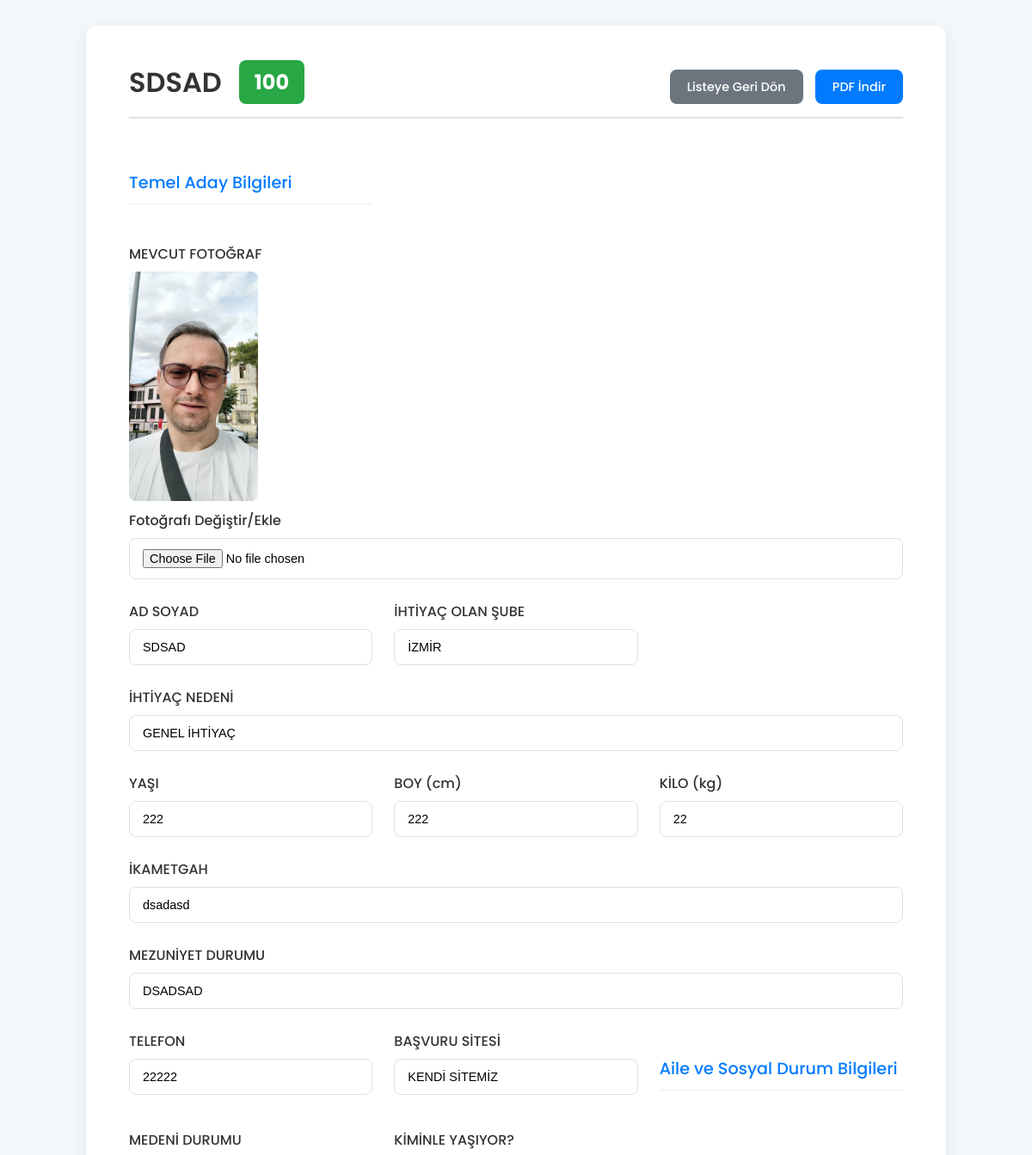
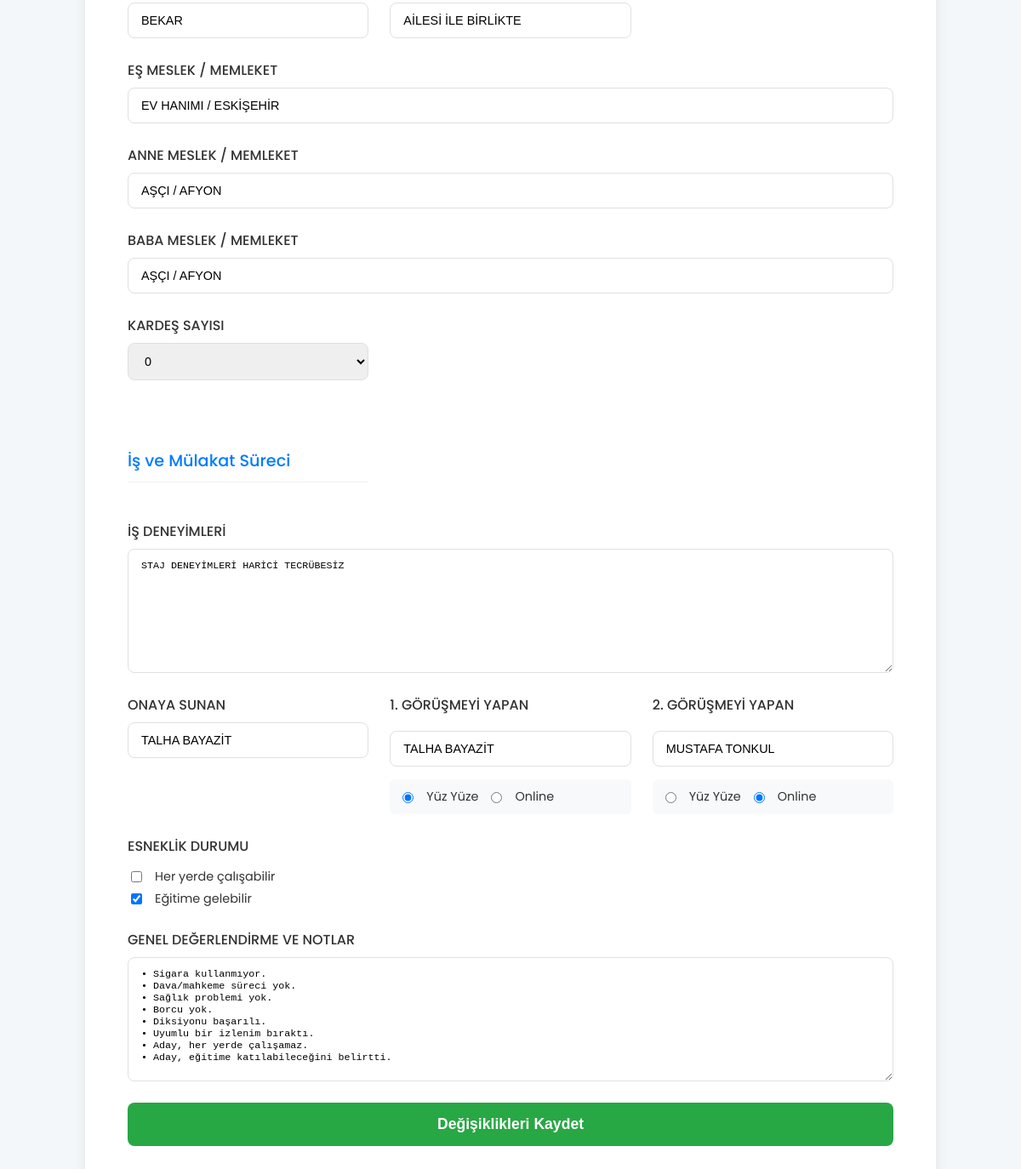
The page /aday/21 on the database its author committed (2 pictures, top to bottom).
### tables this page shows
CREATE TABLE adaylar (
                id INTEGER PRIMARY KEY AUTOINCREMENT,
                ad_soyad TEXT NOT NULL,
                ihtiyac_sube TEXT,
                ihtiyac_nedeni TEXT,
                yas TEXT,
                boy TEXT,
                kilo TEXT,
                medeni_durum TEXT,
                ikametgah TEXT,
                mezuniyet TEXT,
                telefon TEXT,
                basvuru_sitesi TEXT,
                is_deneyimi TEXT,
                onaya_sunan TEXT,
                gorusme1_yapan TEXT,
                gorusme2_yapan TEXT,
                genel_notlar TEXT,
                foto_path TEXT,
                olusturma_tarihi TIMESTAMP DEFAULT CURRENT_TIMESTAMP
            , kiminle_yasiyor TEXT, es_bilgisi TEXT, anne_bilgisi TEXT, baba_bilgisi TEXT, kardes_bilgisi TEXT, her_yerde_calisabilir TEXT, egitime_gelebilir TEXT, gorusme1_tipi TEXT, gorusme2_tipi TEXT, kardes1_meslek TEXT, kardes2_meslek TEXT, kardes3_meslek TEXT, kardes4_meslek TEXT, kardes5_meslek TEXT);

### app.py (the view)
@app.route('/aday/<int:aday_id>')
def aday_detay(aday_id):
    aday_raw = get_aday(aday_id)
    if aday_raw is None: return "Aday bulunamadı!", 404
    aday = dict(aday_raw)
    aday['skor'] = calculate_score(aday)
    aday_json = jsonify(aday).get_data(as_text=True)
    return render_template('detay.html', aday=aday, aday_json=aday_json)

### app.py (called while the page is built)
def calculate_score(aday):
    if not aday or not aday['genel_notlar']: return 0
    score = 50
    notes = aday['genel_notlar'].lower()
    if "diksiyonu başarılı" in notes: score += 15
    if "hitabeti başarılı" in notes: score += 15
    if "uyumlu bir izlenim" in notes: score += 10
    if "enerjisi pozisyon için uygun" in notes: score += 10
    if "dava/mahkeme süreci yok" in notes: score += 10
    if "çalışmasına engel bir durumu yok" in notes: score += 10
    if "sigara kullanmıyor" in notes: score += 5
    if "sağlık problemi yok" in notes: score += 5
    if "borcu yok" in notes: score += 5
    if "dava/mahkeme süreci var" in notes: score -= 20
    if "sağlık problemi var" in notes: score -= 10
    if "borcu var" in notes: score -= 5
    return max(0, score)

def get_db_connection():
    conn = sqlite3.connect(DATABASE)
    conn.row_factory = sqlite3.Row
    return conn

def get_aday(aday_id):
    conn = get_db_connection()
    aday = conn.execute('SELECT * FROM adaylar WHERE id = ?', (aday_id,)).fetchone()
    conn.close()
    return aday

### templates/detay.html (shortened to what this page needs)
<!DOCTYPE html>
<html lang="tr">
<head>
</head>
<body>
    <div class="container">
        <div class="header">
            <div class="header-title">
                <h1>{{ aday.ad_soyad }}</h1>
                {% if aday.skor >= 70 %}<div class="score-badge score-high">{{ aday.skor }}</div>
                {% elif aday.skor >= 40 %}<div class="score-badge score-medium">{{ aday.skor }}</div>
                {% else %}<div class="score-badge score-low">{{ aday.skor }}</div>{% endif %}
            </div>
            <div class="header-actions">
                <a href="{{ url_for('aday_listesi') }}" class="btn-back">Listeye Geri Dön</a>
                <a href="{{ url_for('aday_pdf', aday_id=aday.id) }}" class="btn-pdf">PDF İndir</a>
            </div>
        </div>
        <form action="{{ url_for('aday_duzenle', aday_id=aday.id) }}" method="post" enctype="multipart/form-data">
            <h3>Temel Aday Bilgileri</h3>
            <div class="form-group full-width">
                <label>MEVCUT FOTOĞRAF</label>
                {% if aday.foto_path %}<img src="{{ url_for('uploaded_file', filename=aday.foto_path) }}" alt="Aday Fotoğrafı" style="max-width: 150px; border-radius: 8px; margin-bottom: 10px;">
                {% else %}<p>Mevcut fotoğraf yok.</p>{% endif %}
                <label for="foto">Fotoğrafı Değiştir/Ekle</label><input type="file" id="foto" name="foto" accept="image/*">
            </div>
            <div class="form-group"><label>AD SOYAD</label><input type="text" name="ad_soyad" value="{{ aday.ad_soyad }}" required></div>
            <div class="form-group"><label>İHTİYAÇ OLAN ŞUBE</label><input type="text" name="ihtiyac_sube" value="{{ aday.ihtiyac_sube }}"></div>
            <div class="form-group full-width"><label>İHTİYAÇ NEDENİ</label><input type="text" name="ihtiyac_nedeni" value="{{ aday.ihtiyac_nedeni }}"></div>
            <div class="form-group"><label>YAŞI</label><input type="number" name="yas" value="{{ aday.yas }}"></div>
            <div class="form-group"><label>BOY (cm)</label><input type="text" name="boy" value="{{ aday.boy }}"></div>
            <div class="form-group"><label>KİLO (kg)</label><input type="text" name="kilo" value="{{ aday.kilo }}"></div>
            <div class="form-group full-width"><label>İKAMETGAH</label><input type="text" name="ikametgah" value="{{ aday.ikametgah }}"></div>
            <div class="form-group full-width"><label>MEZUNİYET DURUMU</label><input type="text" name="mezuniyet" value="{{ aday.mezuniyet }}"></div>
            <div class="form-group"><label>TELEFON</label><input type="tel" name="telefon" value="{{ aday.telefon }}"></div>
            <div class="form-group"><label>BAŞVURU SİTESİ</label><input type="text" name="basvuru_sitesi" value="{{ aday.basvuru_sitesi }}"></div>
            <h3>Aile ve Sosyal Durum Bilgileri</h3>
            <div class="form-group"><label>MEDENİ DURUMU</label><input type="text" name="medeni_durum" value="{{ aday.medeni_durum }}"></div>
            <div class="form-group"><label>KİMİNLE YAŞIYOR?</label><input type="text" name="kiminle_yasiyor" value="{{ aday.kiminle_yasiyor or '' }}"></div>
            <div class="form-group full-width"><label>EŞ MESLEK / MEMLEKET</label><input type="text" name="es_bilgisi" value="{{ aday.es_bilgisi or '' }}"></div>
            <div class="form-group full-width"><label>ANNE MESLEK / MEMLEKET</label><input type="text" name="anne_bilgisi" value="{{ aday.anne_bilgisi or '' }}"></div>
            <div class="form-group full-width"><label>BABA MESLEK / MEMLEKET</label><input type="text" name="baba_bilgisi" value="{{ aday.baba_bilgisi or '' }}"></div>
             <div class="form-group">
                <label for="kardes_sayisi">KARDEŞ SAYISI</label>
                <select id="kardes_sayisi" name="kardes_sayisi" style="padding: 12px 15px;">
                    <option value="0">0</option><option value="1">1</option><option value="2">2</option>
                </select>
            </div>
             <h3>İş ve Mülakat Süreci</h3>
            <div class="form-group full-width"><label>İŞ DENEYİMLERİ</label><textarea name="is_deneyimi">{{ aday.is_deneyimi }}</textarea></div>
            <div class="form-group"><label>ONAYA SUNAN</label><input type="text" name="onaya_sunan" value="{{ aday.onaya_sunan }}" required></div>
            <div class="form-group interview-group">
                <label for="gorusme1_yapan">1. GÖRÜŞMEYİ YAPAN</label>
                <input type="text" id="gorusme1_yapan" name="gorusme1_yapan" value="{{ aday.gorusme1_yapan or '' }}">
                <div class="interview-type radio-group">
                    <input type="radio" id="g1_yy" name="gorusme1_tipi" value="Yüz Yüze" {% if aday.gorusme1_tipi == 'Yüz Yüze' or not aday.gorusme1_tipi %}checked{% endif %}><label for="g1_yy">Yüz Yüze</label>
                    <input type="radio" id="g1_on" name="gorusme1_tipi" value="Online" {% if aday.gorusme1_tipi == 'Online' %}checked{% endif %}><label for="g1_on">Online</label>
                </div>
            </div>
            <div class="form-group interview-group">
                <label for="gorusme2_yapan">2. GÖRÜŞMEYİ YAPAN</label>
                <input type="text" id="gorusme2_yapan" name="gorusme2_yapan" value="{{ aday.gorusme2_yapan or '' }}">
                <div class="interview-type radio-group">
                    <input type="radio" id="g2_yy" name="gorusme2_tipi" value="Yüz Yüze" {% if aday.gorusme2_tipi == 'Yüz Yüze' or not aday.gorusme2_tipi %}checked{% endif %}><label for="g2_yy">Yüz Yüze</label>
                    <input type="radio" id="g2_on" name="gorusme2_tipi" value="Online" {% if aday.gorusme2_tipi == 'Online' %}checked{% endif %}><label for="g2_on">Online</label>
                </div>
            </div>
            <div class="form-group full-width">
                <label>ESNEKLİK DURUMU</label>
                <div class="checkbox-group"><input type="checkbox" id="her_yerde_calisabilir" name="her_yerde_calisabilir" {% if aday.her_yerde_calisabilir == 'Evet' %}checked{% endif %}><label for="her_yerde_calisabilir">Her yerde çalışabilir</label></div>
                <div class="checkbox-group"><input type="checkbox" id="egitime_gelebilir" name="egitime_gelebilir" {% if aday.egitime_gelebilir == 'Evet' %}checked{% endif %}><label for="egitime_gelebilir">Eğitime gelebilir</label></div>
            </div>
            <div class="form-group full-width"><label>GENEL DEĞERLENDİRME VE NOTLAR</label><textarea name="genel_notlar">{{ aday.genel_notlar }}</textarea></div>
            <button type="submit" class="full-width submit-btn">Değişiklikleri Kaydet</button>
        </form>
    </div>
</body>
</html>

### templates/detay.html (style rules this page uses)
:root { --primary-color: #007bff; --secondary-color: #28a745; --danger-color: #dc3545; --warning-color: #ffc107; --text-color: #333; --light-bg: #f4f7f9; --border-color: #e0e0e0; --shadow-light: 0 4px 15px rgba(0, 0, 0, 0.08); }
body { font-family: 'Poppins', sans-serif; background-color: var(--light-bg); margin: 0; padding: 30px 0; }
.container { background-color: #ffffff; padding: 40px 50px; border-radius: 12px; box-shadow: var(--shadow-light); width: 100%; max-width: 900px; margin: auto; }
.header { display: flex; justify-content: space-between; align-items: center; margin-bottom: 30px; padding-bottom: 15px; border-bottom: 2px solid var(--border-color); flex-wrap: wrap; }
.header-title { display: flex; align-items: center; gap: 20px; }
h1 { color: var(--text-color); font-weight: 600; font-size: 2em; margin: 0; }
h3 { font-size: 1.2em; color: var(--primary-color); border-bottom: 1px solid #eee; padding-bottom: 10px; margin-top: 30px; margin-bottom: 20px; font-weight: 500; }
.header-actions { margin-top: 10px; }
.header-actions a { text-decoration: none; padding: 10px 20px; border-radius: 8px; color: white; margin-left: 10px; font-weight: 500; font-size: 0.9em; border: none; cursor: pointer; }
.header-actions .btn-pdf { background-color: var(--primary-color); }
.header-actions .btn-back { background-color: #6c757d; }
form { display: grid; grid-template-columns: repeat(auto-fit, minmax(280px, 1fr)); gap: 25px; }
.form-group { display: flex; flex-direction: column; }
label { margin-bottom: 8px; font-weight: 500; color: var(--text-color); }
input:not([type="checkbox"]):not([type="radio"]), select, textarea { padding: 12px 15px; border: 1px solid var(--border-color); border-radius: 8px; font-size: 0.9em; }
textarea { resize: vertical; min-height: 120px; }
.full-width { grid-column: 1 / -1; }
.checkbox-group, .radio-group { display: flex; align-items: center; gap: 10px; padding-top: 5px; }
.checkbox-group label, .radio-group label { margin-bottom: 0; font-weight: 400; font-size: 0.9em; }
.checkbox-group input, .radio-group input { margin-right: 5px; }
.interview-group { display: flex; flex-direction: column; gap: 10px; }
.interview-type { background: #f8f9fa; padding: 10px; border-radius: 6px; margin-top: 5px; }
.submit-btn { background-color: var(--secondary-color); color: white; border: none; padding: 15px; font-size: 1.1em; cursor: pointer; border-radius: 8px; font-weight: 600; }
.score-badge { padding: 8px 18px; border-radius: 8px; color: white; font-weight: 700; font-size: 1.5em; text-align: center; }
.score-high { background-color: var(--secondary-color); }

### rows shown on the page
adaylar: ad_soyad "SDSAD", foto_path (picture), ihtiyac_sube "İZMİR", ihtiyac_nedeni "GENEL İHTİYAÇ", yas "222", boy "222", kilo "22", ikametgah "dsadasd", mezuniyet "DSADSAD", telefon "22222", basvuru_sitesi "KENDİ SİTEMİZ", medeni_durum "BEKAR", kiminle_yasiyor "AİLESİ İLE BİRLİKTE", es_bilgisi "EV HANIMI / ESKİŞEHİR", anne_bilgisi "AŞÇI / AFYON", baba_bilgisi "AŞÇI / AFYON", is_deneyimi "STAJ DENEYİMLERİ HARİCİ TECRÜBESİZ", onaya_sunan "TALHA BAYAZİT", gorusme1_yapan "TALHA BAYAZİT", gorusme1_tipi "☑ Yüz Yüze", gorusme1_tipi "☐ Online", gorusme2_yapan "MUSTAFA TONKUL", gorusme2_tipi "☐ Yüz Yüze", gorusme2_tipi "☑ Online", egitime_gelebilir "☑", genel_notlar "• Sigara kullanmıyor. • Dava/mahkeme süreci yok. • Sağlık problemi yok. • Borcu yok. • Diksiyonu başarılı. • Uyumlu bir izlenim bıraktı. • Aday, her yerde çalışamaz. • Aday, eğitime katılabileceğini belirtti."

### other values the page prints
{{ aday.skor }} "100"
